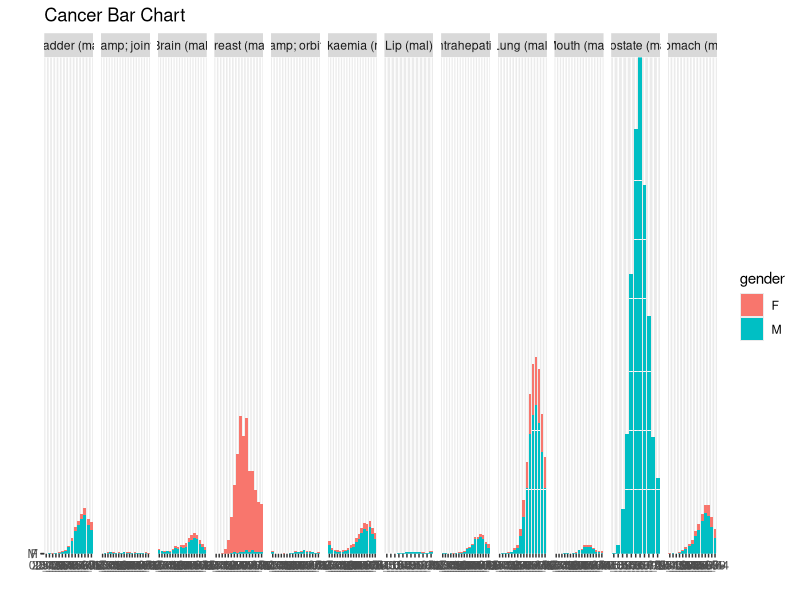

Generate this figure with R:
library(ggplot2) # sets a specific library on

getwd() # checks your folder path
setwd("/Users/cleofetrax/Desktop/Dev/DataViz/CA1/Excel Files") # my project folder path
#setwd("C:/Users/N00152091/Desktop/DataViz/DataViz/CA1/Excel Files") # college computer folder path

q4 <- read.csv(file = "q4.csv", header = TRUE, sep = ",") # imports the dataset from your folder path

ggplot(q4, aes(age, gender, fill = gender)) + geom_bar(stat = "identity") + xlab("") +
  ylab("") + ggtitle("Cancer Bar Chart") + facet_grid(~canctype , scales = "free")

